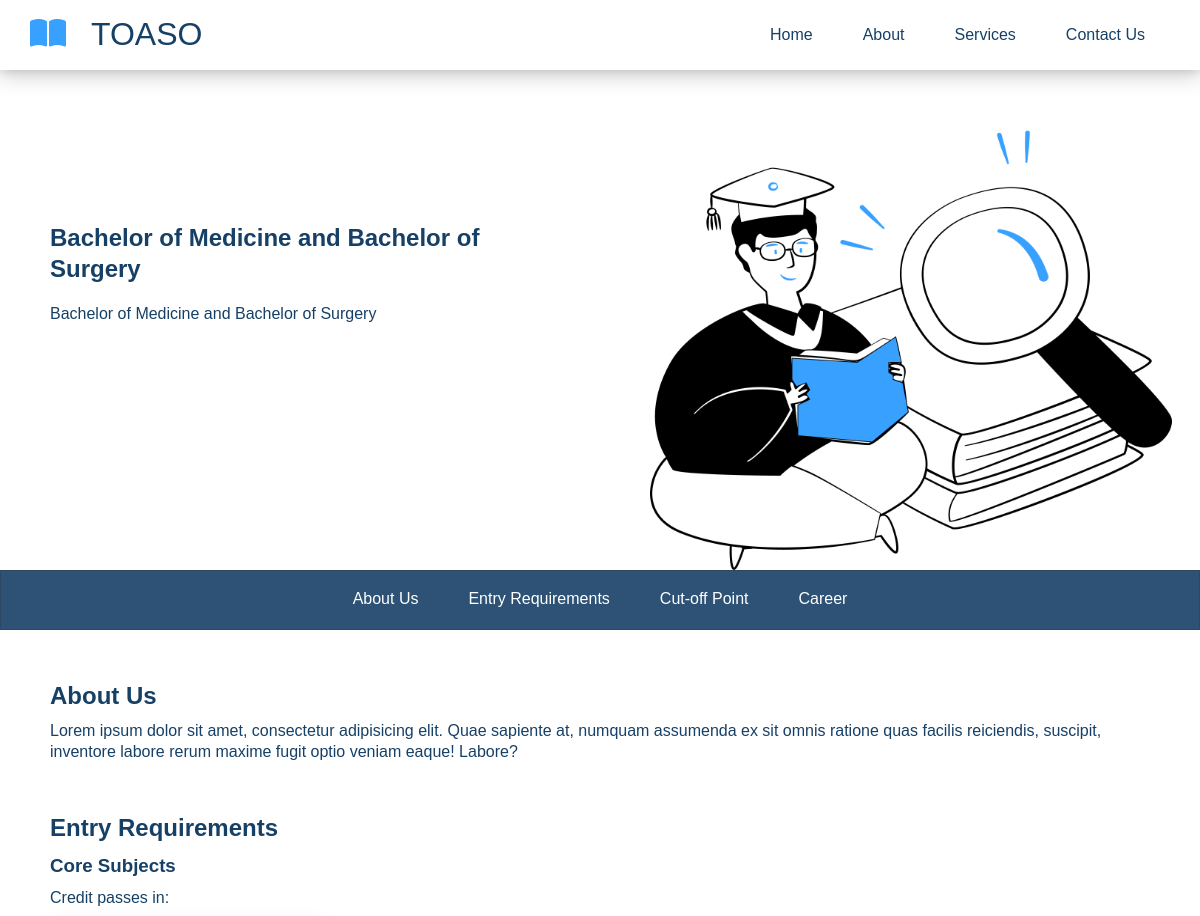
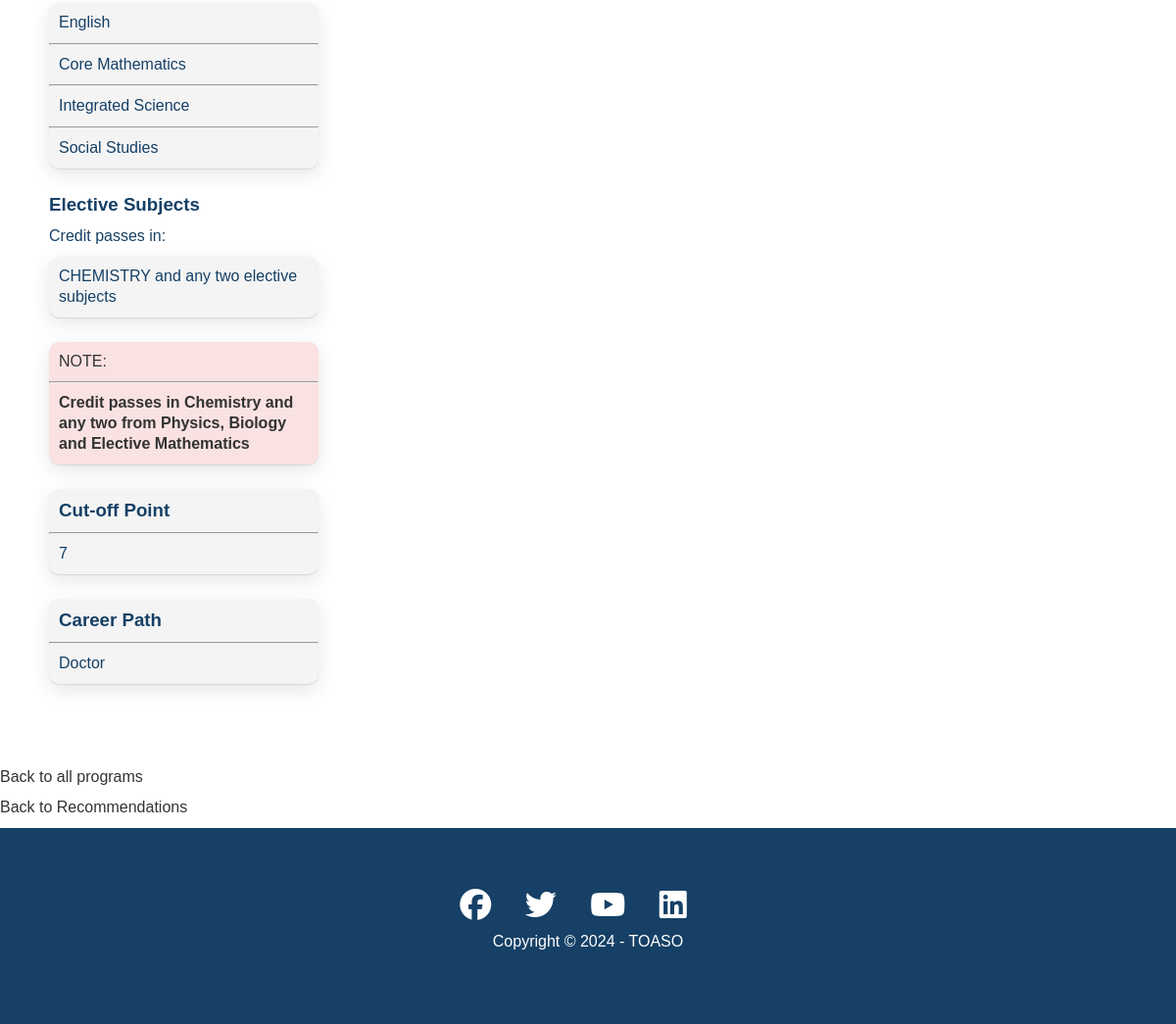
/programs/1/, run on the app's committed database (2 pictures, top to bottom).
### toaso/models.py (models this page shows, shortened)
class Program(models.Model):
    name = models.CharField(max_length=100)
    description = models.TextField()
    cut_off_point = models.IntegerField()
    elective_requirements = models.ManyToManyField(ElectiveSubject, related_name='required_for_programs', blank=True)
    constant_elective = models.ForeignKey(ElectiveSubject, related_name='constant_for_programs', null=True, blank=True, on_delete=models.SET_NULL)
    elective_requirement_logic = models.CharField(
        max_length=50,
        choices=[('ANY', 'Any'), ('ALL', 'All'), ('CONSTANT_PLUS_TWO', 'Constat plus Two')],
        default='ANY'
    )
    career = models.CharField(max_length=100)
    note = models.TextField(null=True, blank=True)

class ElectiveSubject(models.Model):
    name = models.CharField(max_length=100)
    def __str__(self):
        return self.name

### toaso/views.py (the view)
# urls.py: path('programs/<int:pk>/', program_detail, name='program_detail'),
def program_detail(request, pk):
    program = get_object_or_404(Program, pk=pk)
    return render(request, 'toaso/program_detail.html', {'program':program})

### toaso/templates/toaso/program_detail.html (shortened to what this page needs)
{% extends 'toaso/base.html' %}
{% block content %}
<section id="section-find" class="solutions flex-columns">
    <div class="row">
        <div class="column">
            <div class="column-2">
                <h1> {{program.name}} </h1>
                <p>{{ program.description }}</p>                <a href="" class="btn btn-outline">Read More</a>
            </div>
        </div>
        <div class="column">
            <div class="column-1">
                <img src="images/image3.png" alt="">
            </div>
        </div>
    </div>
</section>
<header class="hero">
    <div id="navbar" class="navbar2">
        <nav>
            <ul>
                <li><a href="#">About Us</a></li>
                <li><a href="#">Entry Requirements</a></li>
                <li><a href="#">Cut-off Point</a></li>
                <li><a href="#">Career</a></li>
            </ul>
        </nav>
    </div>
</header>
<main>
<div class="main-content">
    <section id="about">
        <h1>About Us</h1>
        <p>Lorem ipsum dolor sit amet, consectetur adipisicing elit. Quae sapiente at, numquam assumenda ex sit omnis ratione quas facilis reiciendis, suscipit, inventore labore rerum maxime fugit optio veniam eaque! Labore?</p>
    </section>
    <section id="requirements">
        <h1>Entry Requirements</h1>
        <div>
            <h3>Core Subjects</h3>
            <p>Credit passes in:</p>
            <div class="core">
                <ul>
                    <li>English</li>
                    <hr>
                    <li>Core Mathematics</li>
                    <hr>
                    <li>Integrated Science</li>
                    <hr>
                    <li>Social Studies</li>
                </ul>
            </div>
            <h3>Elective Subjects</h3>
            <p>Credit passes in:</p>
            <div class="core">
                <ul>
                    <li>{% if program.elective_reqirement_logic == 'ANY' %}
                        Credit passes in any three electives
                    {% elif program.elective_requirement_logic == 'ALL' %}
                        {% for elective in program.elective_requirements.all %}
                            {{ elective.name }}{% if not forloop.last %}, {% endif %}
                        {% endfor %}
                    {% elif program.elective_requirement_logic == 'CONSTANT_PLUS_TWO' %}
                        {{ program.constant_elective }} and any two elective subjects
                    {% endif %}</li>
                </ul>
            </div>
            <div class="note">
                <ul>
                    <li>
                        NOTE:
                    </li>
                    <hr>
                    <li>
                        <strong> {{program.note}} </strong>
                    </li>
                </ul>
            </div>
            <div class="core">
                <ul>
                    <li>
                        <h3>Cut-off Point</h3>
                    </li>
                    <hr>
                    <li> {{program.cut_off_point}}</li>
                </ul>
            </div>
            <div class="core">
                <ul>
                    <li>
                        <h3>Career Path</h3>
                    </li>
                    <hr>
                    <li> {{program.career}}</li>
                </ul>
            </div>
        </div>
    </section>
</div>
    <p><a href="{% url 'programs' %}">Back to all programs</a></p>
    <p><a href="{% url 'view_recommendations' %}"> Back to Recommendations</a></p>
{% endblock content %}

### static/toaso/css/base.css (style rules this page uses)
.btn { cursor: pointer; display: inline-block; padding: 10px 30px; color: #fff; background-color: #38A1FF; border: none; border-radius: 5px; margin: 30px 0; }
.btn-outline { background: transparent; border: 1px solid #fff; }
.flex-columns .row { display: flex; flex-direction: row; flex-wrap: wrap; width: 100%; }
.flex-columns .column { display: flex; flex-direction: column; flex-basis: 100%; flex: 1; }
.flex-columns .column .column-1, .flex-columns .column .column-2 { height: 100%; }
.flex-columns .column .column-2 { padding-right: 50px; }
.flex-columns .row .column .column-1 img { padding-left: 50px; }
.flex-columns img { width: 100%; height: 100%; object-fit: fill; }
.flex-columns .column-2 { display: flex; flex-direction: column; align-items: flex-start; justify-content: center; padding: 50px 0 20px 50px; }
.flex-columns p { margin: 20px 0; }
* { box-sizing: border-box; padding: 0; margin: 0; }
body { font-family: 'Open San', sans-serif; background: #fff; color: #164066; line-height: 1.3; }
ul { list-style: none; }
a { color: #333; text-decoration: none; }
p { margin: 10px 0; }
img { width: 100%; }
.navbar2 { display: flex; align-items: center; justify-content: space-between; background: #163f66e5; width: 100%; height: 60px; top: 0px; padding: 0 30px; border: #3333334d 1px solid; }
.navbar2 a { color: #fff; padding: 10px 20px; margin: 0 5px; }
.navbar2 ul { display: flex; margin: auto; }
.navbar2 nav { margin: auto; }
.main-content { padding: 50px; }
#about { margin-bottom: 50px; }
#requirements h1 { margin-bottom: 10px; }
.core { background: #f4f4f4; max-width: 25%; border-radius: 10px; box-shadow: 0 1px 1px 0 rgba(0, 0, 0, 0.1), 0 6px 20px 0 rgba(0, 0, 0, 0.1); margin-bottom: 25px; }
.core li { padding: 10px; }
.note { background: rgba(240, 155, 155, 0.29); max-width: 25%; border-radius: 10px; box-shadow: 0 1px 1px 0 rgba(0, 0, 0, 0.1), 0 6px 20px 0 rgba(0, 0, 0, 0.1); margin-bottom: 25px; color: #333; }
.note li { padding: 10px; }

### data on the page
Program: name "Bachelor of Medicine and Bachelor of Surgery", description "Bachelor of Medicine and Bachelor of Surgery", constant_elective "CHEMISTRY", note "Credit passes in Chemistry and any two from Physics, Biology and Elective Mathematics", cut_off_point "7", career "Doctor"
